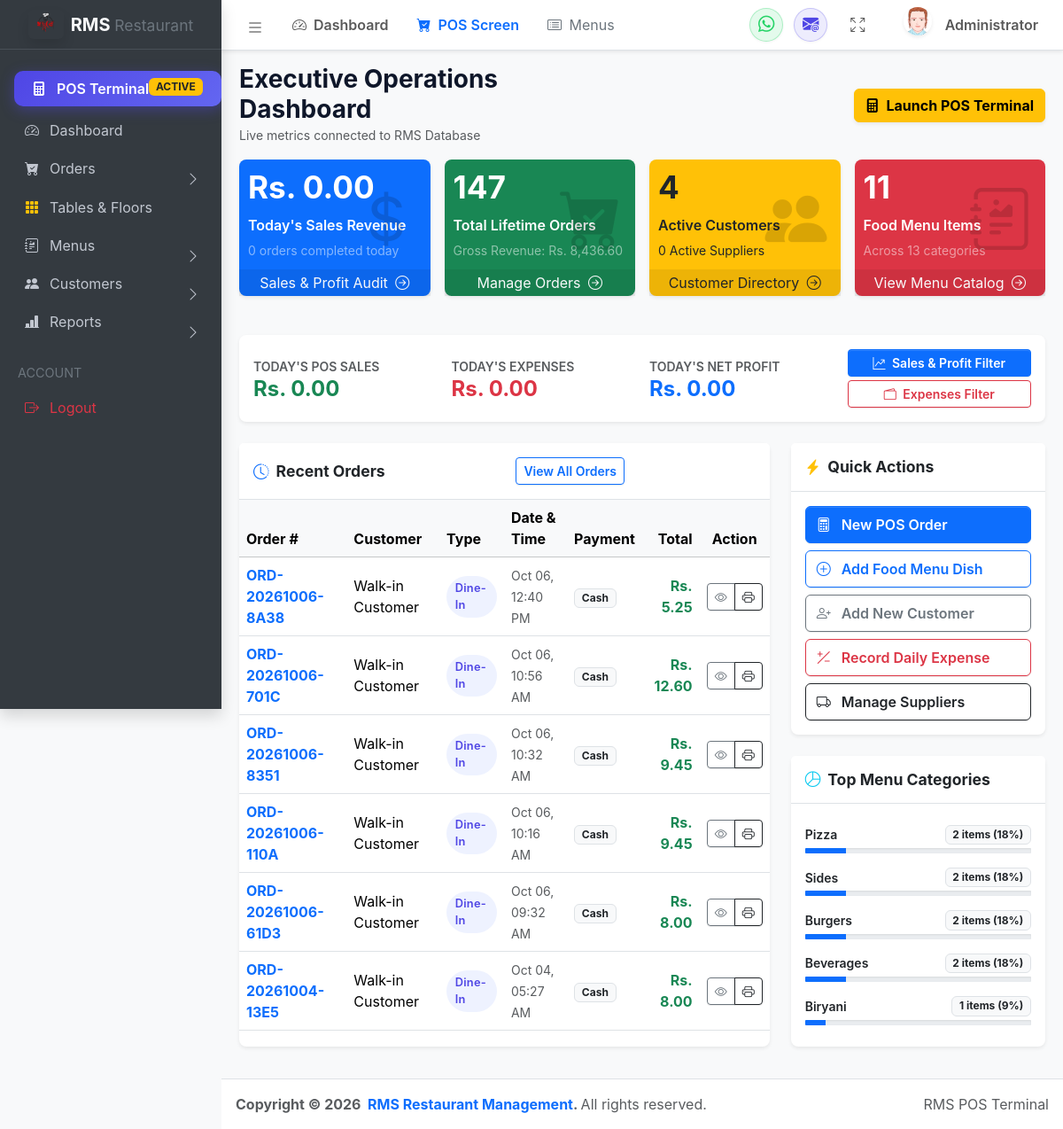
The page /public/index.php (signed in) on the database its author committed.
### tables this page shows
CREATE TABLE `orders` (
  `id` int(11) NOT NULL AUTO_INCREMENT,
  `total` decimal(10,2) DEFAULT 0.00,
  `created_at` timestamp NOT NULL DEFAULT current_timestamp(),
  `status` varchar(50) DEFAULT 'Completed',
  `table_id` int(11) DEFAULT 0,
  `waiter_id` int(11) DEFAULT 0,
  `order_number` varchar(50) DEFAULT NULL,
  `customer_name` varchar(100) DEFAULT 'Walk-in Customer',
  `order_type` varchar(50) DEFAULT 'Dine-In',
  `floor_name` varchar(50) DEFAULT '',
  `payment_method` varchar(50) DEFAULT 'Cash',
  `subtotal` decimal(10,2) DEFAULT 0.00,
  `tax` decimal(10,2) DEFAULT 0.00,
  `discount` decimal(10,2) DEFAULT 0.00,
  `grand_total` decimal(10,2) DEFAULT 0.00,
  `table_no` varchar(50) DEFAULT '',
  `customer_phone` varchar(30) DEFAULT '',
  `paid_amount` decimal(10,2) DEFAULT 0.00,
  `change_amount` decimal(10,2) DEFAULT 0.00,
  `order_status` varchar(50) DEFAULT 'Completed',
  `notes` text DEFAULT NULL,
  PRIMARY KEY (`id`)
);

### public/index.php (called while the page is built, shortened)
<?php
include_once __DIR__ . '/../config/database.php';
include_once __DIR__ . '/../views/layouts/header.php';
include_once __DIR__ . '/../views/layouts/sidebar.php';
include_once __DIR__ . '/../views/layouts/main.php';
include_once __DIR__ . '/../views/layouts/footer.php';
?>

### views/layouts/main.php (the view, shortened to what this page needs)
<?php
include_once __DIR__ . '/../../config/database.php';
$totalOrders = 0;
$todayOrders = 0;
$totalRevenue = 0.0;
$todayRevenue = 0.0;
$totalMenuItems = 0;
$totalCategories = 0;
$totalCustomers = 0;
$totalSuppliers = 0;
$todayExpenses = 0.0;
$recentOrders = [];
$categoryDistribution = [];
if ($conn) {
    $ordRes = $conn->query("SELECT
        COUNT(*) as total_count,
        SUM(COALESCE(grand_total, total, 0)) as total_rev,
        SUM(CASE WHEN DATE(created_at) = CURDATE() THEN 1 ELSE 0 END) as today_count,
        SUM(CASE WHEN DATE(created_at) = CURDATE() THEN COALESCE(grand_total, total, 0) ELSE 0 END) as today_rev
        FROM `orders`");
    if ($ordRes && $r = $ordRes->fetch_assoc()) {
        $totalOrders = intval($r['total_count'] ?? 0);
        $totalRevenue = floatval($r['total_rev'] ?? 0);
        $todayOrders = intval($r['today_count'] ?? 0);
        $todayRevenue = floatval($r['today_rev'] ?? 0);
    }
    $menuRes = $conn->query("SELECT COUNT(*) FROM `menue`");
    if ($menuRes) $totalMenuItems = intval($menuRes->fetch_row()[0]);
    $catRes = $conn->query("SELECT COUNT(*) FROM `category`");
    if ($catRes) $totalCategories = intval($catRes->fetch_row()[0]);
    $custRes = $conn->query("SELECT COUNT(*) FROM `customers`");
    if ($custRes) $totalCustomers = intval($custRes->fetch_row()[0]);
    $supRes = $conn->query("SELECT COUNT(*) FROM `suppliers`");
    if ($supRes) {
        $totalSuppliers = intval($supRes->fetch_row()[0]);
    } else {
        $supLegacy = $conn->query("SELECT COUNT(*) FROM `supliers`");
        if ($supLegacy) $totalSuppliers = intval($supLegacy->fetch_row()[0]);
    }
    $expRes = $conn->query("SELECT
        SUM(amount) as total_exp,
        SUM(CASE WHEN `date` = CURDATE() THEN amount ELSE 0 END) as today_exp
        FROM `expenses`");
    if ($expRes && $er = $expRes->fetch_assoc()) {
        $todayExpenses = floatval($er['today_exp'] ?? 0);
    }
    $recRes = $conn->query("SELECT * FROM `orders` ORDER BY `id` DESC LIMIT 6");
    if ($recRes) {
        while ($row = $recRes->fetch_assoc()) {
            $recentOrders[] = $row;
        }
    }
    $catDistRes = $conn->query("SELECT catagory, COUNT(*) as cnt FROM `menue` GROUP BY catagory ORDER BY cnt DESC LIMIT 5");
    if ($catDistRes) {
        while ($crow = $catDistRes->fetch_assoc()) {
            $categoryDistribution[$crow['catagory']] = intval($crow['cnt']);
        }
    }
}
$todayNetProfit = $todayRevenue - $todayExpenses;
?>
<main class="app-main">
  <div class="app-content-header">
    <div class="container-fluid">
      <div class="row align-items-center">
        <div class="col-sm-6">
          <h3 class="mb-0 fw-bold">Executive Operations Dashboard</h3>
          <small class="text-muted">Live metrics connected to RMS Database</small>
        </div>
        <div class="col-sm-6">
          <div class="d-flex align-items-center justify-content-sm-end gap-2 mt-2 mt-sm-0">
            <a href="/RMS/views/order/new.php" class="btn btn-warning fw-bold shadow-sm">
              <i class="bi bi-calculator-fill me-1"></i> Launch POS Terminal
            </a>
          </div>
        </div>
      </div>
    </div>
  </div>
  <div class="app-content">
    <div class="container-fluid">
      <div class="row g-3 mb-4">
        <div class="col-lg-3 col-sm-6">
          <div class="small-box text-bg-primary shadow-sm rounded-3">
            <div class="inner">
              <h3 class="fw-bold">Rs. <?= number_format($todayRevenue, 2) ?></h3>
              <p class="mb-1 fw-semibold">Today's Sales Revenue</p>
              <small class="text-white-50"><?= $todayOrders ?> orders completed today</small>
            </div>
            <div class="small-box-icon">
              <i class="bi bi-currency-dollar"></i>
            </div>
            <a href="/RMS/views/report/daily.php" class="small-box-footer link-light link-underline-opacity-0">
              Sales & Profit Audit <i class="bi bi-arrow-right-circle ms-1"></i>
            </a>
          </div>
        </div>
        <div class="col-lg-3 col-sm-6">
          <div class="small-box text-bg-success shadow-sm rounded-3">
            <div class="inner">
              <h3 class="fw-bold"><?= number_format($totalOrders) ?></h3>
              <p class="mb-1 fw-semibold">Total Lifetime Orders</p>
              <small class="text-white-50">Gross Revenue: Rs. <?= number_format($totalRevenue, 2) ?></small>
            </div>
            <div class="small-box-icon">
              <i class="bi bi-cart-check-fill"></i>
            </div>
            <a href="/RMS/views/order/manage.php" class="small-box-footer link-light link-underline-opacity-0">
              Manage Orders <i class="bi bi-arrow-right-circle ms-1"></i>
            </a>
          </div>
        </div>
        <div class="col-lg-3 col-sm-6">
          <div class="small-box text-bg-warning text-dark shadow-sm rounded-3">
            <div class="inner">
              <h3 class="fw-bold"><?= number_format($totalCustomers) ?></h3>
              <p class="mb-1 fw-semibold">Active Customers</p>
              <small class="text-dark-50"><?= $totalSuppliers ?> Active Suppliers</small>
            </div>
            <div class="small-box-icon">
              <i class="bi bi-people-fill"></i>
            </div>
            <a href="/RMS/views/user/customers/costomers_list.php" class="small-box-footer link-dark link-underline-opacity-0">
              Customer Directory <i class="bi bi-arrow-right-circle ms-1"></i>
            </a>
          </div>
        </div>
        <div class="col-lg-3 col-sm-6">
          <div class="small-box text-bg-danger shadow-sm rounded-3">
            <div class="inner">
              <h3 class="fw-bold"><?= number_format($totalMenuItems) ?></h3>
              <p class="mb-1 fw-semibold">Food Menu Items</p>
              <small class="text-white-50">Across <?= $totalCategories ?> categories</small>
            </div>
            <div class="small-box-icon">
              <i class="bi bi-journal-richtext"></i>
            </div>
            <a href="/RMS/views/menu/All_menus.php" class="small-box-footer link-light link-underline-opacity-0">
              View Menu Catalog <i class="bi bi-arrow-right-circle ms-1"></i>
            </a>
          </div>
        </div>
      </div>
      <div class="card shadow-sm border-0 mb-4 rounded-3">
        <div class="card-body p-3">
          <div class="row align-items-center text-center text-md-start g-3">
            <div class="col-md-3 border-end-md">
              <span class="text-muted small text-uppercase fw-semibold">Today's POS Sales</span>
              <h4 class="fw-bold text-success mb-0">Rs. <?= number_format($todayRevenue, 2) ?></h4>
            </div>
            <div class="col-md-3 border-end-md">
              <span class="text-muted small text-uppercase fw-semibold">Today's Expenses</span>
              <h4 class="fw-bold text-danger mb-0">Rs. <?= number_format($todayExpenses, 2) ?></h4>
            </div>
            <div class="col-md-3 border-end-md">
              <span class="text-muted small text-uppercase fw-semibold">Today's Net Profit</span>
              <h4 class="fw-bold text-<?= $todayNetProfit >= 0 ? 'primary' : 'danger' ?> mb-0">
                <?= $todayNetProfit < 0 ? '-' : '' ?>Rs. <?= number_format(abs($todayNetProfit), 2) ?>
              </h4>
            </div>
            <div class="col-md-3 text-md-end">
              <div class="d-flex flex-column gap-1">
                <a href="/RMS/views/report/daily.php" class="btn btn-primary btn-sm fw-semibold">
                  <i class="bi bi-graph-up-arrow me-1"></i> Sales & Profit Filter
                </a>
                <a href="/RMS/views/report/daily_expenses.php" class="btn btn-outline-danger btn-sm fw-semibold">
                  <i class="bi bi-wallet2 me-1"></i> Expenses Filter
                </a>
              </div>
            </div>
          </div>
        </div>
      </div>
      <div class="row g-4 mb-4">
        <div class="col-lg-8">
          <div class="card shadow-sm border-0 rounded-3 h-100">
            <div class="card-header bg-white py-3 border-bottom d-flex justify-content-between align-items-center">
              <h5 class="card-title mb-0 fw-bold">
                <i class="bi bi-clock-history text-primary me-2"></i>Recent Orders
              </h5>
              <a href="/RMS/views/order/manage.php" class="btn btn-sm btn-outline-primary fw-semibold">View All Orders</a>
            </div>
            <div class="table-responsive">
              <table class="table table-hover align-middle mb-0">
                <thead class="table-light">
                  <tr>
                    <th>Order #</th>
                    <th>Customer</th>
                    <th>Type</th>
                    <th>Date & Time</th>
                    <th>Payment</th>
                    <th class="text-end">Total</th>
                    <th class="text-center">Action</th>
                  </tr>
                </thead>
                <tbody>
                  <?php if (count($recentOrders) > 0): ?>
                    <?php foreach ($recentOrders as $ro):
                      $orderNum = !empty($ro['order_number']) ? $ro['order_number'] : ('ORD-' . $ro['id']);
                      $orderTotal = floatval($ro['grand_total'] ?? $ro['total'] ?? 0);
                    ?>
                      <tr>
                        <td class="fw-bold text-primary">
                          <a href="/RMS/views/order/details.php?id=<?= $ro['id'] ?>" class="text-decoration-none">
                            <?= htmlspecialchars($orderNum) ?>
                          </a>
                        </td>
                        <td><?= htmlspecialchars($ro['customer_name'] ?? 'Walk-in') ?></td>
                        <td>
                          <span class="rms-badge rms-badge-primary">
                            <?= htmlspecialchars($ro['order_type'] ?? 'Dine-In') ?>
                          </span>
                        </td>
                        <td><small class="text-muted"><?= date('M d, h:i A', strtotime($ro['created_at'])) ?></small></td>
                        <td>
                          <span class="badge bg-light text-dark border">
                            <?= htmlspecialchars($ro['payment_method'] ?? 'Cash') ?>
                          </span>
                        </td>
                        <td class="text-end fw-bold text-success">Rs. <?= number_format($orderTotal, 2) ?></td>
                        <td class="text-center">
                          <div class="btn-group btn-group-sm">
                            <a href="/RMS/views/order/details.php?id=<?= $ro['id'] ?>" class="btn btn-outline-secondary" title="View Order">
                              <i class="bi bi-eye"></i>
                            </a>
                            <a href="/RMS/views/order/print_pdf.php?order_id=<?= $ro['id'] ?>&format=thermal" target="_blank" class="btn btn-outline-dark" title="Print Receipt">
                              <i class="bi bi-printer"></i>
                            </a>
                          </div>
                        </td>
                      </tr>
                    <?php endforeach; ?>
                  <?php endif; ?>
                </tbody>
              </table>
            </div>
          </div>
        </div>
        <div class="col-lg-4">
          <div class="card shadow-sm border-0 rounded-3 mb-4">
            <div class="card-header bg-white py-3 border-bottom">
              <h5 class="card-title mb-0 fw-bold">
                <i class="bi bi-lightning-charge-fill text-warning me-2"></i>Quick Actions
              </h5>
            </div>
            <div class="card-body p-3">
              <div class="d-grid gap-2">
                <a href="/RMS/views/order/new.php" class="btn btn-primary fw-semibold text-start py-2">
                  <i class="bi bi-calculator me-2"></i> New POS Order
                </a>
                <a href="/RMS/views/menu/add_menus.php" class="btn btn-outline-primary fw-semibold text-start py-2">
                  <i class="bi bi-plus-circle me-2"></i> Add Food Menu Dish
                </a>
                <a href="/RMS/views/user/customers/costomers_list.php" class="btn btn-outline-secondary fw-semibold text-start py-2">
                  <i class="bi bi-person-plus me-2"></i> Add New Customer
                </a>
                <a href="/RMS/views/report/daily_expenses.php" class="btn btn-outline-danger fw-semibold text-start py-2">
                  <i class="bi bi-plus-slash-minus me-2"></i> Record Daily Expense
                </a>
                <a href="/RMS/views/user/customers/suppliers.php" class="btn btn-outline-dark fw-semibold text-start py-2">
                  <i class="bi bi-truck me-2"></i> Manage Suppliers
                </a>
              </div>
            </div>
          </div>
          <div class="card shadow-sm border-0 rounded-3">
            <div class="card-header bg-white py-3 border-bottom">
              <h5 class="card-title mb-0 fw-bold">
                <i class="bi bi-pie-chart text-info me-2"></i>Top Menu Categories
              </h5>
            </div>
            <div class="card-body p-3">
              <?php if (!empty($categoryDistribution)): ?>
                <ul class="list-group list-group-flush">
                  <?php foreach ($categoryDistribution as $cName => $cCount):
                    $percent = ($totalMenuItems > 0) ? round(($cCount / $totalMenuItems) * 100) : 0;
                  ?>
                    <li class="list-group-item px-0 py-2 border-0">
                      <div class="d-flex justify-content-between align-items-center mb-1">
                        <span class="fw-semibold small"><?= htmlspecialchars(ucfirst($cName)) ?></span>
                        <span class="badge bg-light text-dark border"><?= $cCount ?> items (<?= $percent ?>%)</span>
                      </div>
                      <div class="progress" style="height: 6px;">
                        <div class="progress-bar bg-primary" role="progressbar" style="width: <?= $percent ?>%"></div>
                      </div>
                    </li>
                  <?php endforeach; ?>
                </ul>
              <?php else: ?>
                <p class="text-muted small mb-0">No food items added to categories yet.</p>
              <?php endif; ?>
            </div>
          </div>
        </div>
      </div>
    </div>
  </div>
</main>

### rows shown on the page
orders: order_number "ORD-20261006-8A38", customer_name "Walk-in Customer", order_type "Dine-In", created_at "Oct 06, 12:40 PM", payment_method "Cash", grand_total "5.25"
orders: order_number "ORD-20261006-701C", customer_name "Walk-in Customer", order_type "Dine-In", created_at "Oct 06, 10:56 AM", payment_method "Cash", grand_total "12.60"
orders: order_number "ORD-20261006-8351", customer_name "Walk-in Customer", order_type "Dine-In", created_at "Oct 06, 10:32 AM", payment_method "Cash", grand_total "9.45"
orders: order_number "ORD-20261006-110A", customer_name "Walk-in Customer", order_type "Dine-In", created_at "Oct 06, 10:16 AM", payment_method "Cash", grand_total "9.45"
orders: order_number "ORD-20261006-61D3", customer_name "Walk-in Customer", order_type "Dine-In", created_at "Oct 06, 09:32 AM", payment_method "Cash", grand_total "8.00"
orders: order_number "ORD-20261004-13E5", customer_name "Walk-in Customer", order_type "Dine-In", created_at "Oct 04, 05:27 AM", payment_method "Cash", grand_total "8.00"

### other values the page prints
$navUser "Administrator"
$todayRevenue "0.00"
$todayOrders "0"
$totalOrders "147"
$totalRevenue "8,436.60"
$totalCustomers "4"
$totalSuppliers "0"
$totalMenuItems "11"
$totalCategories "13"
$todayExpenses "0.00"
abs($todayNetProfit) "0.00"
$cName "Pizza"
$cCount "2"
$percent "18"
$cName "Sides"
